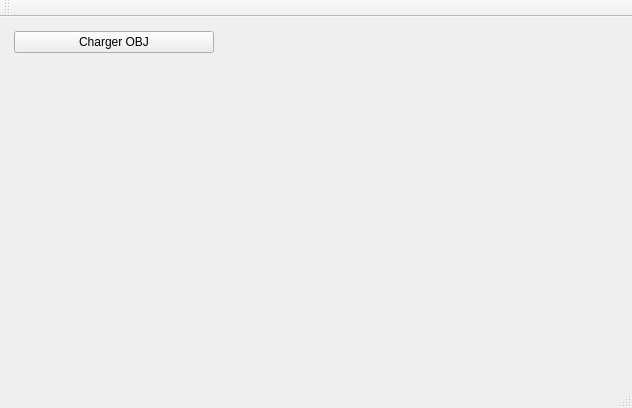
<?xml version="1.0" encoding="UTF-8"?>
<ui version="4.0">
 <class>MainWindow</class>
 <widget class="QMainWindow" name="MainWindow">
  <property name="geometry">
   <rect>
    <x>0</x>
    <y>0</y>
    <width>632</width>
    <height>408</height>
   </rect>
  </property>
  <property name="windowTitle">
   <string>MainWindow</string>
  </property>
  <widget class="QWidget" name="centralWidget">
   <layout class="QHBoxLayout" name="horizontalLayout">
    <item>
     <widget class="QWidget" name="widget_2" native="true">
      <property name="sizePolicy">
       <sizepolicy hsizetype="Maximum" vsizetype="Preferred">
        <horstretch>150</horstretch>
        <verstretch>0</verstretch>
       </sizepolicy>
      </property>
      <property name="minimumSize">
       <size>
        <width>150</width>
        <height>0</height>
       </size>
      </property>
      <layout class="QVBoxLayout" name="verticalLayout">
       <property name="spacing">
        <number>4</number>
       </property>
       <property name="leftMargin">
        <number>3</number>
       </property>
       <property name="topMargin">
        <number>3</number>
       </property>
       <property name="rightMargin">
        <number>3</number>
       </property>
       <property name="bottomMargin">
        <number>3</number>
       </property>
       <item>
        <widget class="QPushButton" name="pushButton_chargement">
         <property name="minimumSize">
          <size>
           <width>200</width>
           <height>0</height>
          </size>
         </property>
         <property name="text">
          <string>Charger OBJ</string>
         </property>
        </widget>
       </item>
       <item>
        <spacer name="verticalSpacer">
         <property name="orientation">
          <enum>Qt::Vertical</enum>
         </property>
         <property name="sizeHint" stdset="0">
          <size>
           <width>20</width>
           <height>40</height>
          </size>
         </property>
        </spacer>
       </item>
      </layout>
     </widget>
    </item>
    <item>
     <widget class="MeshViewerWidget" name="displayWidget" native="true"/>
    </item>
   </layout>
  </widget>
  <widget class="QMenuBar" name="menuBar">
   <property name="geometry">
    <rect>
     <x>0</x>
     <y>0</y>
     <width>632</width>
     <height>22</height>
    </rect>
   </property>
  </widget>
  <widget class="QToolBar" name="mainToolBar">
   <attribute name="toolBarArea">
    <enum>TopToolBarArea</enum>
   </attribute>
   <attribute name="toolBarBreak">
    <bool>false</bool>
   </attribute>
  </widget>
  <widget class="QStatusBar" name="statusBar"/>
 </widget>
 <layoutdefault spacing="6" margin="11"/>
 <customwidgets>
  <customwidget>
   <class>MeshViewerWidget</class>
   <extends>QWidget</extends>
   <header location="global">meshviewerwidget.h</header>
   <container>1</container>
  </customwidget>
 </customwidgets>
 <resources/>
 <connections/>
</ui>
